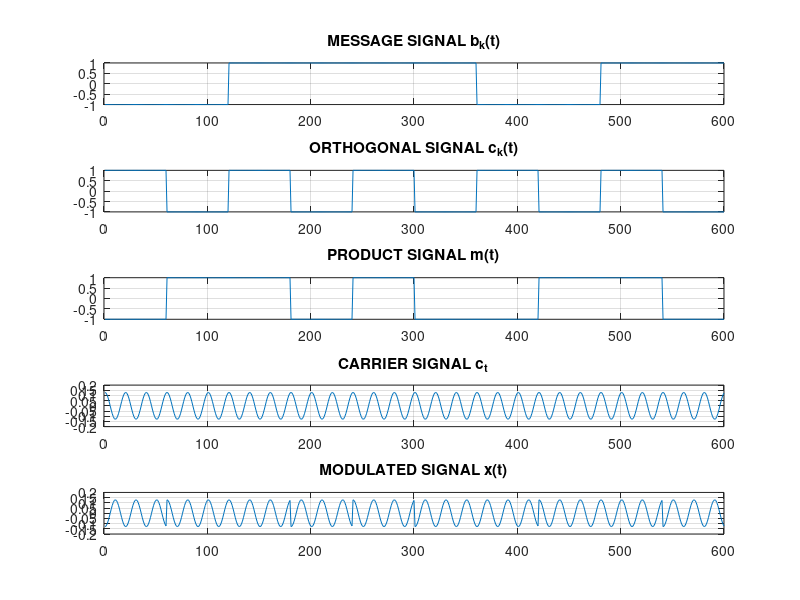
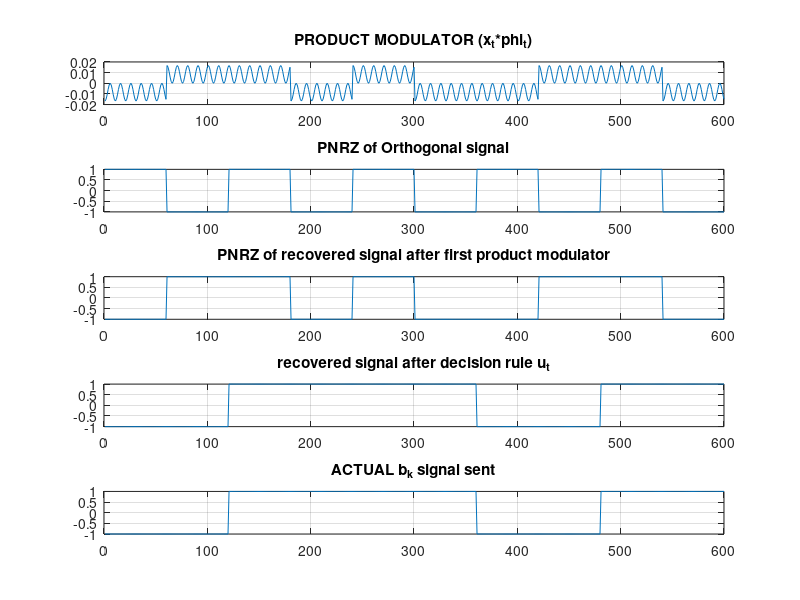

MATLAB code for these plots, in order:
%NAME:ARCHIT VASHIST
%ROLL NO:2021BEC0022


%% CDMA IMPLEMENTATION IN MATLAB
clc;
clear all;
close all;


%bit generation
%b_k=round(rand(1,5));
b_k=[0 1 1 0 1];
disp('Input signal bits');
disp(b_k);

% career frequency
fc=30;

%sampling frequency
fs=20*fc;

%sampling time
Ts=1/fs;

%time interval for sampling
t=0:Ts:1-Ts;

%bit length
T_b=length(t)/length(b_k);
T_c=T_b/4;

%career wave
phi_t=sqrt(2/T_b)*cos(2*pi*fc*t);

%select user
user_selection=menu('SELECT USER' ,'USER1','USER2','USER3','USER4');

%%orthogonal codes allocated to each user
user1=[1 1 0 0 ];
user2=[1 0 0 1 ];
user3=[1 1 1 1 ];
user4=[1 0 1 0 ];

%orthogonal codes allocated to the user
if user_selection==1
        user=user1
else if user_selection==2;
        user=user2
else if user_selection==3;
        user=user3
else if user_selection==4;
        user=user4
end
end
end
end

PNRZ_b_k=[]; %PNRZ storing variable of message signal

%POLAR NRZ creation
for j=1:1:length(b_k)
    if b_k(j)==1
        x_t=repmat(b_k(j),1,T_b);   
    else
        x_t=repmat(-1,1,T_b);
    end
    PNRZ_b_k=cat(2,PNRZ_b_k,x_t);
end

PNRZ_c_k=[]; %PNRZ storing variable of carrier signal

%POLAR NRZ creation
for i=1:length(b_k)
for j=1:1:length(user)
    if user(j)==1
        x_t=repmat(user(j),1,T_c);   
    else
        x_t=repmat(-1,1,T_c);
    end
    PNRZ_c_k=cat(2,PNRZ_c_k,x_t);
end
end

figure(1)
%PLOT MESSAGE SIGNAL
subplot(5,1,1);
plot(PNRZ_b_k);
title('MESSAGE SIGNAL b_k(t)')
grid on;


%plot career signal
subplot(5,1,2);
plot(PNRZ_c_k);
title('ORTHOGONAL SIGNAL c_k(t)');
grid on;


%MODULATED SIGNAL
m_t=PNRZ_c_k.*PNRZ_b_k;


%plot modulated signal
subplot(5,1,3);
plot(m_t);
title('PRODUCT SIGNAL m(t)');
grid on;

x_t=phi_t.*m_t;


subplot(5,1,4);
plot(phi_t);
title('CARRIER SIGNAL c_t');
grid on;

subplot(5,1,5);
plot(x_t);
title('MODULATED SIGNAL x(t)');
grid on;



%%DEMODULATION SECTION

y_t=x_t.*phi_t; %STEP1->product modulator

figure(2)
subplot(5,1,1);
plot(y_t);
title('PRODUCT MODULATOR (x_t*phi_t)');
grid on;


%%INTEGRATOR
bit_s = []; %integrator values


%TAKE t_c INTERVAL AND DO INTEGRATION FOR DECISION RULE 
for j = 1:length(user)*length(b_k)
    % calculate the start and end index for integration interval
    start_index = (j-1)*T_c+1;
    end_index = j*T_c;

    % integrator
    bit_sum = sum(y_t(start_index:end_index));
    
    % storing integrator values in an array for message signal creation
    bit_s = [bit_s bit_sum];

end



%DECISION RULE
bits=[];
for j=1:length(user1)*length(b_k)
    if bit_s(j)>0 %THRESHOLD VALUE
        a=1;
    else
        a=-1;
    end
   bits =[bits a];
end

PNRZ_bits=[]; 
%PNRZ storing variable of bits after decision rule

%POLAR NRZ creation
for j=1:length(bits)
    if bits(j)==1
        x_t=repmat(bits(j),1,T_c);   
    else
        x_t=repmat(-1,1,T_c);
    end
    PNRZ_bits=cat(2,PNRZ_bits,x_t);
end

subplot(5,1,2);
plot(PNRZ_c_k);
title('PNRZ of Orthogonal signal');
grid on;

subplot(5,1,3);
plot(PNRZ_bits);
title('PNRZ of recovered signal after first product modulator');
grid on;

%%MULTIPLYING WITH ORTHOGONAL SIGNAL AFTER DECISION MAKING
u_t=PNRZ_c_k.*PNRZ_bits;

subplot(5,1,4);
plot(u_t);
title('recovered signal after decision rule u_t');
grid on;

subplot(5,1,5);
plot(PNRZ_b_k);
title('ACTUAL b_k signal sent');
grid on;

bit_s1=[];
%TAKE t_b INTERVAL AND DO INTEGRATION FOR DECISION RULE 
for j = 1:length(b_k)
    % calculate the start and end index for integration interval
    start_index = (j-1)*T_b+1;
    end_index = j*T_b;

    % integrator
    bit_sum = sum(u_t(start_index:end_index));
    
    % storing integrator values in an array for message signal creation
    bit_s1 = [bit_s1 bit_sum];

end



%DECISION RULE
bits1=[];
for j=1:length(b_k)
    if bit_s1(j)>0 %THRESHOLD VALUE
        a=1;
    else
        a=0;
    end
   bits1 =[bits1 a];
end
if(biterr(b_k,bits1))
    disp('BIT ERROR ')
else
    disp('NO BIT ERROR')
end



